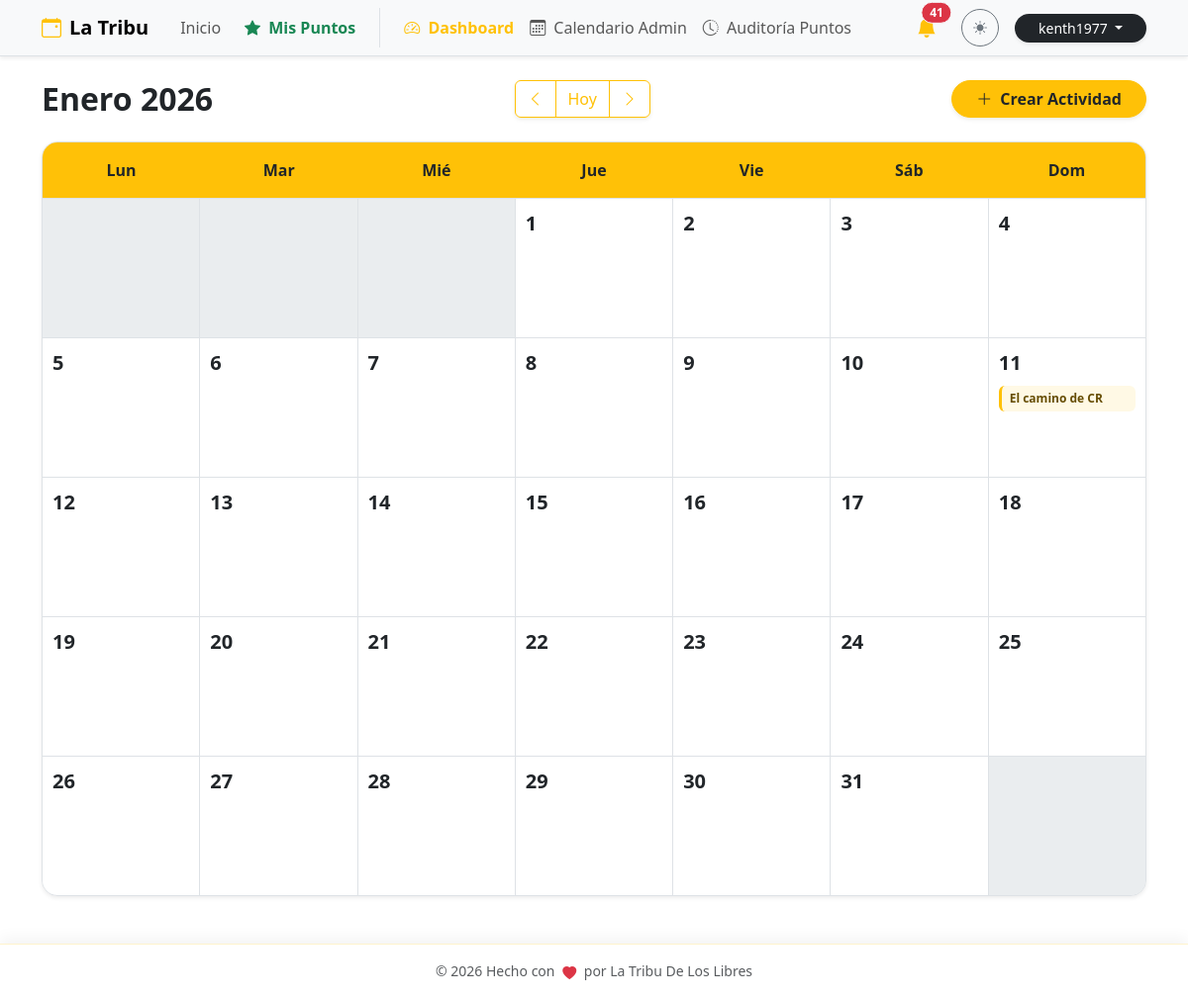
Before: /admin/calendar (signed in) with the older database file.
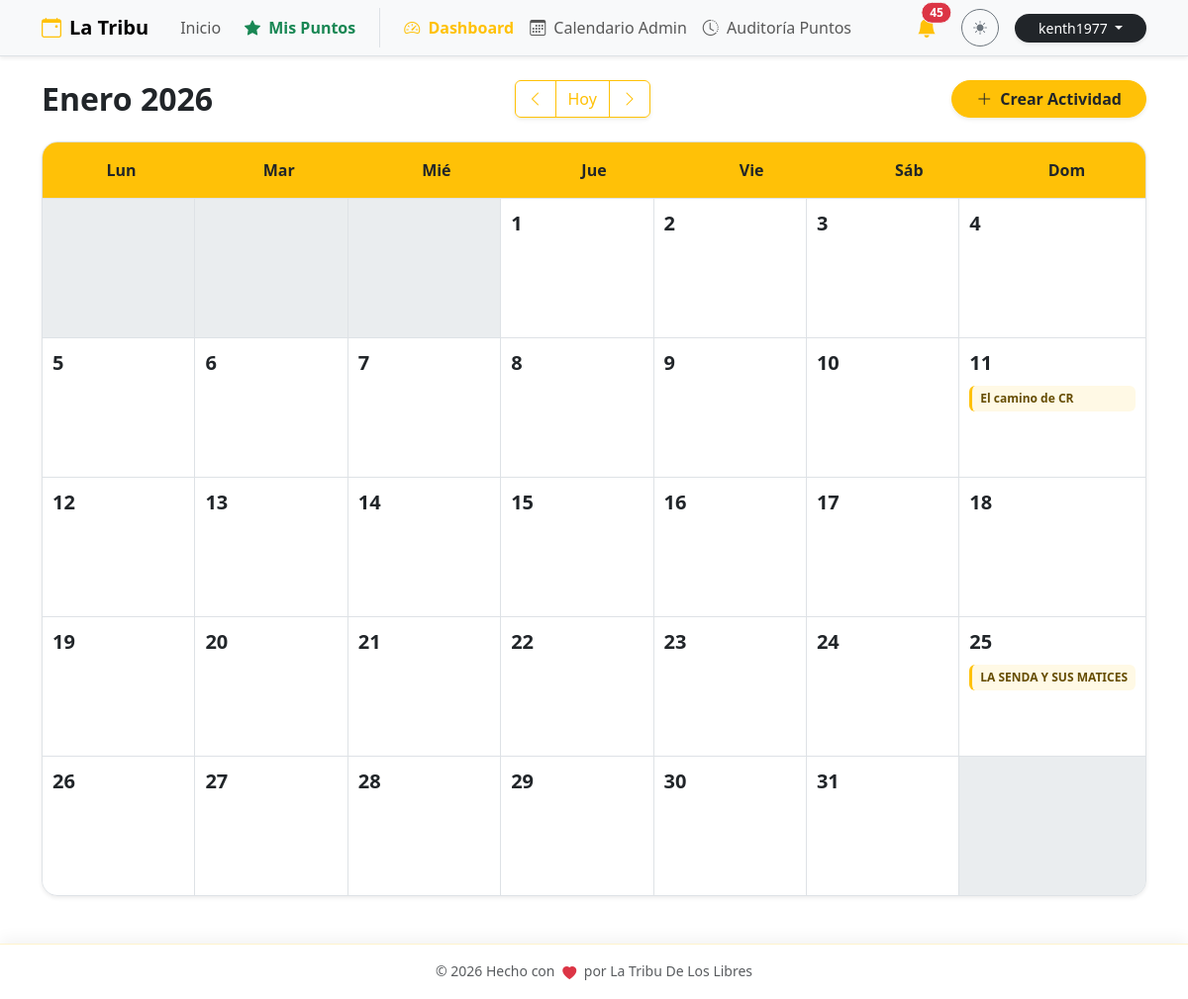
After: the same page with the newer database file.
### db.py (models this page shows)
class Event(db.Model):
    __tablename__ = 'event'
    id = db.Column(db.Integer, primary_key=True)
    title = db.Column(db.String(100), nullable=False)
    flyer = db.Column(db.String(120)) # Nombre del archivo de imagen
    currency = db.Column(db.String(5), default='¢')
    price = db.Column(db.Float, nullable=False)
    reservation_fee = db.Column(db.String(50)) # Texto libre ej: "5000 colones"
    points_reward = db.Column(db.Integer, default=10) # Puntos que otorga
    activity_type = db.Column(db.String(50)) # Caminata, Camping, etc.
    difficulty = db.Column(db.String(50))
    distance = db.Column(db.String(50))
    duration_days = db.Column(db.Integer, default=1)
    event_date = db.Column(db.Date, nullable=False)
    end_date = db.Column(db.Date) # Para eventos de varios días
    departure_point = db.Column(db.String(150))
    departure_time = db.Column(db.String(20))
    pickup_point = db.Column(db.String(200))
    capacity = db.Column(db.Integer, default=0)
    description = db.Column(db.Text)
    status = db.Column(db.String(20), default='Activa') # Activa, Suspendido, Se Traslado
    moved_date = db.Column(db.Date) # Nueva fecha si se traslada
    bookings = db.relationship('Booking', backref='event', lazy=True, cascade="all, delete-orphan")

### app.py (the view)
@calendar_bp.route('/admin/calendar')
@login_required
def view():
    year = request.args.get('year', datetime.now().year, type=int)
    month = request.args.get('month', datetime.now().month, type=int)
    if month > 12: month = 1; year += 1
    elif month < 1: month = 12; year -= 1
    cal = calendar.Calendar(firstweekday=0)
    weeks = cal.monthdayscalendar(year, month)
    events = Event.query.all()
    monthly_birthdays = Member.query.filter(extract('month', Member.birth_date) == month).all()
    return render_template('calendar.html',
                           weeks=weeks, year=year, month=month,
                           month_name=MESES_ES[month],
                           events=events,
                           monthly_birthdays=monthly_birthdays)

### app.py (called while the page is built)
@login_manager.user_loader
def load_user(user_id):
    try:
        return User.query.get(int(user_id))
    except (TypeError, ValueError, Exception):
        return None

@app.before_request
def force_https():
    if request.headers.get('X-Forwarded-Proto') == 'http':
        url = request.url.replace('http://', 'https://', 1)
        return redirect(url, code=301)

### templates/calendar.html (shortened to what this page needs)
{% extends "base.html" %}
{% block content %}
<div class="d-flex flex-column flex-md-row justify-content-between align-items-center mb-4 gap-3 animate__animated animate__fadeIn">
    <h2 class="mb-0 fw-bold">{{ month_name }} {{ year }}</h2>
    <div class="btn-group shadow-sm">
        <a href="{{ url_for('calendar_view.view', year=year, month=month-1) }}" class="btn btn-outline-warning">
            <i class="bi bi-chevron-left"></i>
        </a>
        <a href="{{ url_for('calendar_view.view') }}" class="btn btn-outline-warning">Hoy</a>
        <a href="{{ url_for('calendar_view.view', year=year, month=month+1) }}" class="btn btn-outline-warning">
            <i class="bi bi-chevron-right"></i>
        </a>
    </div>
    <button class="btn btn-warning fw-bold shadow-sm text-dark px-4 rounded-pill" data-bs-toggle="modal" data-bs-target="#addEventModal">
        <i class="bi bi-plus-lg me-2"></i>Crear Actividad
    </button>
</div>
<div class="calendar-wrapper shadow-sm rounded-4 overflow-hidden border bg-white">
    <div class="calendar-header-grid bg-warning text-dark py-3 fw-bold border-bottom text-center">
        <div>Lun</div>
        <div>Mar</div>
        <div>Mié</div>
        <div>Jue</div>
        <div>Vie</div>
        <div>Sáb</div>
        <div>Dom</div>
    </div>
    <div class="calendar-days-grid">
        {% for week in weeks %}
            {% for day in week %}
                <div class="calendar-cell {% if day == 0 %}empty bg-light bg-opacity-50{% else %}clickable-cell{% endif %}"
                     {% if day != 0 %}onclick="openAddModal({{ day }})"{% endif %}>
                    {% if day != 0 %}
                        <div class="d-flex justify-content-between align-items-start mb-2">
                            <span class="day-number fw-bold fs-5">{{ day }}</span>
                            {% set day_birthdays = [] %}
                            {% for mb in monthly_birthdays %}
                                {% if mb.birth_date.day == day %}
                                    {% set _ = day_birthdays.append(mb) %}
                                {% endif %}
                            {% endfor %}
                        </div>
                        <div class="event-stack">
                            {% for event in events %}
                                {% if event.event_date.day == day and event.event_date.month == month and event.event_date.year == year %}
                                    <div class="event-pill {{ 'bg-warning text-dark border-warning' if event.status == 'Se Traslado' else 'bg-warning bg-opacity-10 text-warning-emphasis border-warning' }}"
                                         title="{{ event.title }}">
                                        <span class="text-truncate">{{ event.title }}</span>
                                    </div>
                                {% endif %}
                            {% endfor %}
                        </div>
                    {% endif %}
                </div>
            {% endfor %}
        {% endfor %}
    </div>
</div>
{% endblock %}

### templates/base.html (shortened to what the changed rows need)
<!DOCTYPE html>
<html lang="es" data-bs-theme="light">
<head>
    <link href="https://cdn.jsdelivr.net/npm/bootstrap@5.3.2/dist/css/bootstrap.min.css" rel="stylesheet">
    <link rel="stylesheet" href="https://cdn.jsdelivr.net/npm/bootstrap-icons@1.11.1/font/bootstrap-icons.css">
    <link rel="stylesheet" href="https://cdnjs.cloudflare.com/ajax/libs/animate.css/4.1.1/animate.min.css"/>
</head>
<body>
    <nav class="navbar navbar-expand-lg bg-body-tertiary border-bottom sticky-top shadow-sm">
        <div class="container">
            <div class="collapse navbar-collapse" id="navbarNav">
                <div class="d-flex align-items-center gap-3 mt-3 mt-lg-0">
                    {% if current_user.is_authenticated and current_user.is_superuser %}
                    <div class="dropdown">
                        <button class="btn btn-link position-relative text-dark p-0 me-2" type="button" data-bs-toggle="dropdown" aria-expanded="false">
                            <i class="bi bi-bell-fill fs-5 text-warning"></i>
                            {% if admin_unread_count > 0 %}
                            <span class="position-absolute top-0 start-100 translate-middle badge rounded-pill bg-danger border border-light animate__animated animate__pulse animate__infinite">
                                {{ admin_unread_count }}
                            </span>
                            {% endif %}
                        </button>
                    </div>
                    {% endif %}
                </div>
            </div>
        </div>
    </nav>
    <main class="container py-4">
        {% block content %}{% endblock %}
    </main>
</body>
</html>

Changed rows visible on the page:
added Event: title "LA SENDA Y SUS MATICES", shown under "25"
Other visible differences:
{{ admin_unread_count }}: "41" → "45"
